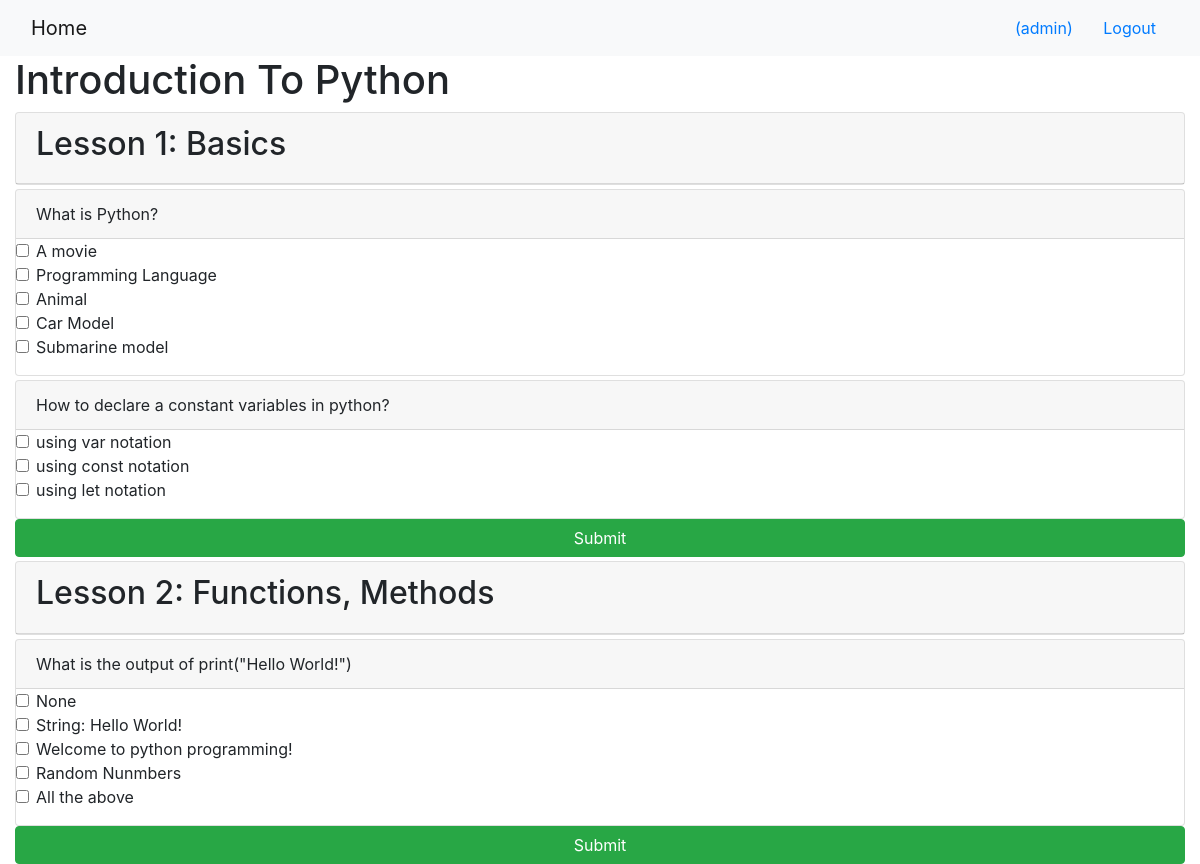
/onlinecourse/1/ (signed in), run on the app's committed database.
### onlinecourse/models.py (models this page shows, shortened)
class Course(models.Model):
    name = models.CharField(null=False, max_length=30, default='online course')
    image = models.ImageField(upload_to='course_images/')
    description = models.CharField(max_length=1000)
    pub_date = models.DateField(null=True)
    instructors = models.ManyToManyField(Instructor)
    users = models.ManyToManyField(settings.AUTH_USER_MODEL, through='Enrollment')
    total_enrollment = models.IntegerField(default=0)
    is_enrolled = False

class Lesson(models.Model):
    title = models.CharField(max_length=200, default="title")
    order = models.IntegerField(default=0)
    course = models.ForeignKey(Course, on_delete=models.CASCADE)
    content = models.TextField()

class Question(models.Model):
    lesson = models.ForeignKey(Lesson, on_delete=models.CASCADE)
    question_text = models.TextField(max_length=100)
    grade = models.IntegerField(default=50)

class Choice(models.Model):
    question = models.ForeignKey(Question, on_delete=models.CASCADE)
    choice_text = models.TextField(max_length=100)
    is_correct = models.BooleanField(default=False)

### onlinecourse/views.py (the view)
# urls.py: path('<int:pk>/', views.CourseDetailView.as_view(), name='course_details'),
class CourseDetailView(generic.DetailView):
    model = Course
    template_name = 'onlinecourse/course_detail_bootstrap.html'

### onlinecourse/templates/onlinecourse/course_detail_bootstrap.html (shortened to what this page needs)
<!DOCTYPE html>
<html lang="en">
<head>
    {% load static %}
    <link rel="stylesheet" href="https://maxcdn.bootstrapcdn.com/bootstrap/4.5.2/css/bootstrap.min.css">
</head>
<body>
    <nav class="navbar navbar-light bg-light">
        <div class="container-fluid">
            <div class="navbar-header">
                <a class="navbar-brand" href="{% url 'onlinecourse:index' %}">Home</a>
            </div>
            <ul class="nav navbar-nav navbar-right">
                {% if user.is_authenticated %}
                <li>
                    <a class="btn btn-link" href="#">{{ user.first_name }}({{ user.username }})</a>
                    <a class="btn btn-link" href="{% url 'onlinecourse:logout' %}">Logout</a>
                </li>
                {% endif %}
            </ul>
        </div>
    </nav>
    <div class="container-fluid">
        <h1>{{ course.name }}</h1>
        <div class="card-columns-vertical">
            {% for lesson in course.lesson_set.all %}
            <div class="card mt-1">
                <div class="card-header">
                    <h2>Lesson {{lesson.order|add:1}}: {{lesson.title}}</h>
                </div>
            </div>
            {% if user.is_authenticated %}
            <div id='exam_{{lesson.id}}' class="">
                <form id="questionform" action="{% url 'onlinecourse:submit' course.id lesson.id %}" method="post">
                    {% for question in lesson.question_set.all %}
                    <div class="card mt-1">
                        <div class="card-header">
                            {{ question.question_text}}
                        </div>
                        <div class="form-group">
                            {% for choice in question.choice_set.all %}
                            <div class="form-check" >
                                <label class="form-check-label">
                                    <input type="checkbox" name="choice_{{choice.id}}" class="form-check-input"
                                        id="{{choice.id}}" value="{{choice.id}}">{{ choice.choice_text }}
                                </label>
                            </div>
                            {% endfor %}
                        </div>
                    </div>
                    {% endfor %}
                    <input class="btn btn-success btn-block" type="submit" value="Submit">
                </form>
            </div>
            {% endif %}
            {% endfor %}
        </div>
    </div>
</body>
</html>

### data on the page
Course: name "Introduction To Python"
Lesson: order|add "1", title "Basics"
Question: question_text "What is Python?"
Choice: choice_text "A movie"
Choice: choice_text "Programming Language"
Choice: choice_text "Animal"
Choice: choice_text "Car Model"
Choice: choice_text "Submarine model"
Question: question_text "How to declare a constant variables in python?"
Choice: choice_text "using var notation"
Choice: choice_text "using const notation"
Choice: choice_text "using let notation"
Lesson: order|add "2", title "Functions, Methods"
Question: question_text "What is the output of print(\"Hello World!\")"
Choice: choice_text "None"
Choice: choice_text "String: Hello World!"
Choice: choice_text "Welcome to python programming!"
Choice: choice_text "Random Nunmbers"
Choice: choice_text "All the above"

### other printed values
{{ user.username }} "admin"
